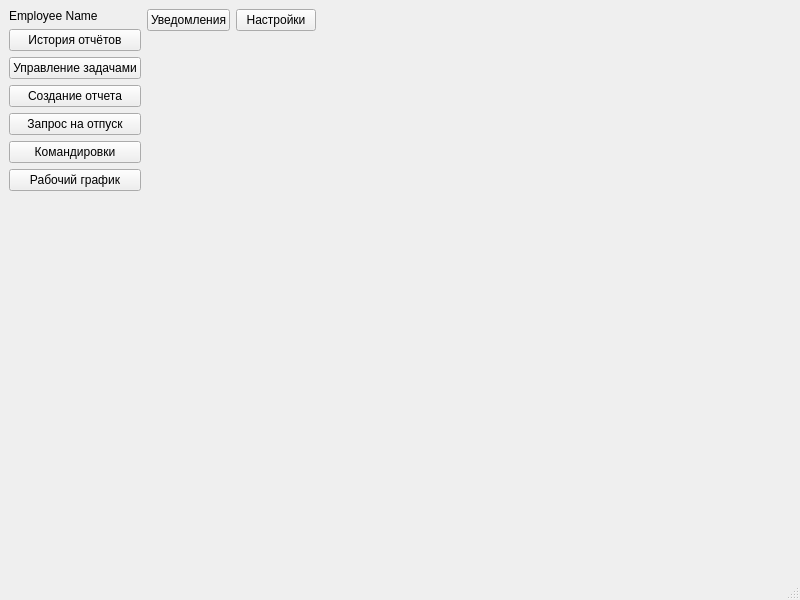
<?xml version="1.0" encoding="UTF-8"?>
<ui version="4.0">
 <class>MainWindow</class>
 <widget class="QMainWindow" name="MainWindow">
  <property name="geometry">
   <rect>
    <x>0</x>
    <y>0</y>
    <width>800</width>
    <height>600</height>
   </rect>
  </property>
  <property name="windowTitle">
   <string>MainWindow</string>
  </property>
  <widget class="QWidget" name="centralwidget">
   <layout class="QHBoxLayout" name="horizontalLayout_2" stretch="0,1">
    <property name="sizeConstraint">
     <enum>QLayout::SetMaximumSize</enum>
    </property>
    <item>
     <layout class="QVBoxLayout" name="verticalLayout">
      <property name="sizeConstraint">
       <enum>QLayout::SetMinimumSize</enum>
      </property>
      <item>
       <widget class="QLabel" name="label_2">
        <property name="text">
         <string>Employee Name</string>
        </property>
       </widget>
      </item>
      <item>
       <widget class="QPushButton" name="pushButton_16">
        <property name="text">
         <string>История отчётов</string>
        </property>
       </widget>
      </item>
      <item>
       <widget class="QPushButton" name="pushButton_3">
        <property name="text">
         <string>Управление задачами</string>
        </property>
       </widget>
      </item>
      <item>
       <widget class="QPushButton" name="pushButton_12">
        <property name="text">
         <string>Создание отчета</string>
        </property>
       </widget>
      </item>
      <item>
       <widget class="QPushButton" name="pushButton_13">
        <property name="text">
         <string>Запрос на отпуск</string>
        </property>
       </widget>
      </item>
      <item>
       <widget class="QPushButton" name="pushButton_14">
        <property name="text">
         <string>Командировки</string>
        </property>
       </widget>
      </item>
      <item>
       <widget class="QPushButton" name="pushButton_15">
        <property name="text">
         <string>Рабочий график</string>
        </property>
       </widget>
      </item>
      <item>
       <spacer name="verticalSpacer">
        <property name="orientation">
         <enum>Qt::Vertical</enum>
        </property>
        <property name="sizeHint" stdset="0">
         <size>
          <width>20</width>
          <height>40</height>
         </size>
        </property>
       </spacer>
      </item>
     </layout>
    </item>
    <item>
     <layout class="QVBoxLayout" name="verticalLayout_2">
      <property name="sizeConstraint">
       <enum>QLayout::SetMaximumSize</enum>
      </property>
      <item>
       <layout class="QHBoxLayout" name="horizontalLayout">
        <property name="sizeConstraint">
         <enum>QLayout::SetMinimumSize</enum>
        </property>
        <item>
         <widget class="QPushButton" name="pushButton_9">
          <property name="text">
           <string>Уведомления</string>
          </property>
         </widget>
        </item>
        <item>
         <widget class="QPushButton" name="pushButton_11">
          <property name="text">
           <string>Настройки</string>
          </property>
         </widget>
        </item>
        <item>
         <spacer name="horizontalSpacer">
          <property name="orientation">
           <enum>Qt::Horizontal</enum>
          </property>
          <property name="sizeHint" stdset="0">
           <size>
            <width>40</width>
            <height>20</height>
           </size>
          </property>
         </spacer>
        </item>
       </layout>
      </item>
      <item>
       <spacer name="verticalSpacer_2">
        <property name="orientation">
         <enum>Qt::Vertical</enum>
        </property>
        <property name="sizeType">
         <enum>QSizePolicy::Maximum</enum>
        </property>
        <property name="sizeHint" stdset="0">
         <size>
          <width>20</width>
          <height>40</height>
         </size>
        </property>
       </spacer>
      </item>
      <item>
       <widget class="QWidget" name="widget_2" native="true"/>
      </item>
     </layout>
    </item>
   </layout>
  </widget>
  <widget class="QMenuBar" name="menubar">
   <property name="geometry">
    <rect>
     <x>0</x>
     <y>0</y>
     <width>800</width>
     <height>25</height>
    </rect>
   </property>
  </widget>
  <widget class="QStatusBar" name="statusbar"/>
 </widget>
 <resources/>
 <connections/>
</ui>
